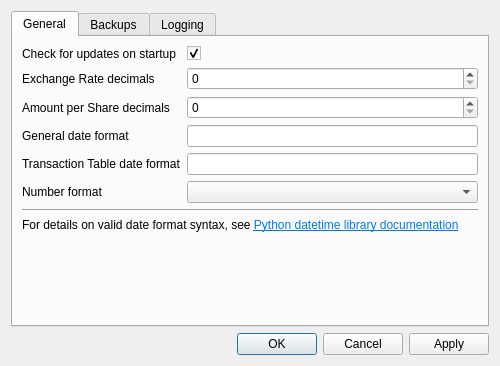
<?xml version="1.0" encoding="UTF-8"?>
<ui version="4.0">
 <class>SettingsForm</class>
 <widget class="QWidget" name="SettingsForm">
  <property name="windowModality">
   <enum>Qt::WindowModality::WindowModal</enum>
  </property>
  <property name="geometry">
   <rect>
    <x>0</x>
    <y>0</y>
    <width>500</width>
    <height>345</height>
   </rect>
  </property>
  <property name="windowTitle">
   <string>Settings</string>
  </property>
  <layout class="QVBoxLayout" name="verticalLayout">
   <item>
    <widget class="QTabWidget" name="tabWidget">
     <property name="toolTip">
      <string/>
     </property>
     <property name="currentIndex">
      <number>0</number>
     </property>
     <widget class="QWidget" name="generalTab">
      <property name="sizePolicy">
       <sizepolicy hsizetype="Preferred" vsizetype="MinimumExpanding">
        <horstretch>0</horstretch>
        <verstretch>0</verstretch>
       </sizepolicy>
      </property>
      <attribute name="title">
       <string>General</string>
      </attribute>
      <layout class="QVBoxLayout" name="verticalLayout_3" stretch="0,0,0,1">
       <item>
        <layout class="QFormLayout" name="formLayout">
         <item row="3" column="0">
          <widget class="QLabel" name="generalDateFormatLabel">
           <property name="text">
            <string>General date format</string>
           </property>
          </widget>
         </item>
         <item row="3" column="1">
          <widget class="QLineEdit" name="generalDateFormatLineEdit"/>
         </item>
         <item row="4" column="0">
          <widget class="QLabel" name="transactionTableDateFormatLabel">
           <property name="text">
            <string>Transaction Table date format</string>
           </property>
          </widget>
         </item>
         <item row="4" column="1">
          <widget class="QLineEdit" name="transactionTableDateFormatLineEdit"/>
         </item>
         <item row="1" column="0">
          <widget class="QLabel" name="exchangeRateDecimalsLabel">
           <property name="toolTip">
            <string>&lt;html&gt;&lt;head/&gt;&lt;body&gt;&lt;p&gt;Number of decimal places of Exchange Rate spinbox when manually setting Exchange Rate quote in Currencies Form.&lt;/p&gt;&lt;/body&gt;&lt;/html&gt;</string>
           </property>
           <property name="text">
            <string>Exchange Rate decimals</string>
           </property>
          </widget>
         </item>
         <item row="1" column="1">
          <widget class="QSpinBox" name="exchangeRateDecimalsSpinBox">
           <property name="toolTip">
            <string>&lt;html&gt;&lt;head/&gt;&lt;body&gt;&lt;p&gt;Number of decimal places of Exchange Rate spinbox when manually setting Exchange Rate quote in Currencies Form.&lt;/p&gt;&lt;/body&gt;&lt;/html&gt;</string>
           </property>
           <property name="minimum">
            <number>0</number>
           </property>
          </widget>
         </item>
         <item row="2" column="0">
          <widget class="QLabel" name="pricePerShareDecimalsLabel">
           <property name="toolTip">
            <string>&lt;html&gt;&lt;head/&gt;&lt;body&gt;&lt;p&gt;Number of decimal places of Amount per Share spinbox in Security Transaction Dialog.&lt;/p&gt;&lt;/body&gt;&lt;/html&gt;</string>
           </property>
           <property name="text">
            <string>Amount per Share decimals</string>
           </property>
          </widget>
         </item>
         <item row="2" column="1">
          <widget class="QSpinBox" name="pricePerShareDecimalsSpinBox">
           <property name="toolTip">
            <string>&lt;html&gt;&lt;head/&gt;&lt;body&gt;&lt;p&gt;Number of decimal places of Amount per Share spinbox in Security Transaction Dialog.&lt;/p&gt;&lt;/body&gt;&lt;/html&gt;</string>
           </property>
           <property name="minimum">
            <number>0</number>
           </property>
          </widget>
         </item>
         <item row="0" column="0">
          <widget class="QLabel" name="checkForUpdatesLabel">
           <property name="text">
            <string>Check for updates on startup</string>
           </property>
          </widget>
         </item>
         <item row="0" column="1">
          <widget class="QCheckBox" name="checkforUpdatesCheckBox">
           <property name="text">
            <string/>
           </property>
           <property name="checked">
            <bool>true</bool>
           </property>
          </widget>
         </item>
         <item row="5" column="0">
          <widget class="QLabel" name="numberFormatLabel">
           <property name="text">
            <string>Number format</string>
           </property>
          </widget>
         </item>
         <item row="5" column="1">
          <widget class="QComboBox" name="numberFormatComboBox"/>
         </item>
        </layout>
       </item>
       <item>
        <widget class="Line" name="line">
         <property name="orientation">
          <enum>Qt::Orientation::Horizontal</enum>
         </property>
        </widget>
       </item>
       <item>
        <widget class="QLabel" name="label">
         <property name="sizePolicy">
          <sizepolicy hsizetype="Preferred" vsizetype="Fixed">
           <horstretch>0</horstretch>
           <verstretch>0</verstretch>
          </sizepolicy>
         </property>
         <property name="text">
          <string>&lt;html&gt;&lt;head/&gt;&lt;body&gt;&lt;p&gt;For details on valid date format syntax, see &lt;a href=&quot;https://docs.python.org/3/library/datetime.html#strftime-and-strptime-format-codes&quot;&gt;&lt;span style=&quot; text-decoration: underline; color:#007af4;&quot;&gt;Python datetime library documentation&lt;/span&gt;&lt;/a&gt;&lt;/p&gt;&lt;/body&gt;&lt;/html&gt;</string>
         </property>
         <property name="wordWrap">
          <bool>true</bool>
         </property>
         <property name="openExternalLinks">
          <bool>true</bool>
         </property>
        </widget>
       </item>
       <item>
        <spacer name="verticalSpacer">
         <property name="orientation">
          <enum>Qt::Orientation::Vertical</enum>
         </property>
         <property name="sizeHint" stdset="0">
          <size>
           <width>20</width>
           <height>0</height>
          </size>
         </property>
        </spacer>
       </item>
      </layout>
     </widget>
     <widget class="QWidget" name="backupsTab">
      <attribute name="title">
       <string>Backups</string>
      </attribute>
      <layout class="QVBoxLayout" name="verticalLayout_4" stretch="0,0,1,0,0,0">
       <item>
        <layout class="QFormLayout" name="backupsFormLayout">
         <item row="0" column="0">
          <widget class="QLabel" name="backupsSizeLimitLabel">
           <property name="text">
            <string>Maximum backup directory size</string>
           </property>
          </widget>
         </item>
         <item row="0" column="1">
          <widget class="QSpinBox" name="backupsSizeLimitSpinBox">
           <property name="toolTip">
            <string>&lt;html&gt;&lt;head/&gt;&lt;body&gt;&lt;p&gt;1 MB = 1,000 kB&lt;br/&gt;1 GB = 1,000,000 kB&lt;/p&gt;&lt;/body&gt;&lt;/html&gt;</string>
           </property>
           <property name="showGroupSeparator" stdset="0">
            <bool>true</bool>
           </property>
           <property name="suffix">
            <string> kB</string>
           </property>
           <property name="maximum">
            <number>1000000000</number>
           </property>
           <property name="singleStep">
            <number>1</number>
           </property>
          </widget>
         </item>
        </layout>
       </item>
       <item>
        <widget class="QLabel" name="backupDirectoriesLabel">
         <property name="text">
          <string>Backup directories:</string>
         </property>
        </widget>
       </item>
       <item>
        <widget class="QListView" name="backupsListView">
         <property name="minimumSize">
          <size>
           <width>0</width>
           <height>50</height>
          </size>
         </property>
        </widget>
       </item>
       <item>
        <layout class="QHBoxLayout" name="backupsButtonHorizontalLayout">
         <item>
          <widget class="QPushButton" name="addBackupDirectoryButton">
           <property name="text">
            <string>Add directory</string>
           </property>
          </widget>
         </item>
         <item>
          <widget class="QPushButton" name="removeBackupDirectoryButton">
           <property name="text">
            <string>Remove directory</string>
           </property>
          </widget>
         </item>
         <item>
          <widget class="QPushButton" name="openBackupDirectoryButton">
           <property name="text">
            <string>Open directory in File Browser</string>
           </property>
          </widget>
         </item>
        </layout>
       </item>
       <item>
        <widget class="Line" name="backupsLine">
         <property name="orientation">
          <enum>Qt::Orientation::Horizontal</enum>
         </property>
        </widget>
       </item>
       <item>
        <widget class="QLabel" name="backupsDisclaimerLabel">
         <property name="sizePolicy">
          <sizepolicy hsizetype="Preferred" vsizetype="Fixed">
           <horstretch>0</horstretch>
           <verstretch>0</verstretch>
          </sizepolicy>
         </property>
         <property name="text">
          <string>&lt;html&gt;&lt;head/&gt;&lt;body&gt;&lt;p&gt;NOTE: A backup file is created in all backup directories whenever a file is opened or saved. Kapytal automatically deletes the contents of a backup directory, starting from the oldest file, if the size limit is exceeded. To keep any of the backups permanently, copy them elsewhere or set a very large size limit. Do not store any other data in the backup directories.&lt;/p&gt;&lt;/body&gt;&lt;/html&gt;</string>
         </property>
         <property name="alignment">
          <set>Qt::AlignmentFlag::AlignJustify|Qt::AlignmentFlag::AlignVCenter</set>
         </property>
         <property name="wordWrap">
          <bool>true</bool>
         </property>
        </widget>
       </item>
      </layout>
     </widget>
     <widget class="QWidget" name="logsTab">
      <property name="sizePolicy">
       <sizepolicy hsizetype="Preferred" vsizetype="Minimum">
        <horstretch>0</horstretch>
        <verstretch>0</verstretch>
       </sizepolicy>
      </property>
      <attribute name="title">
       <string>Logging</string>
      </attribute>
      <layout class="QVBoxLayout" name="verticalLayout_2">
       <item>
        <layout class="QFormLayout" name="logsFormLayout">
         <item row="0" column="0">
          <widget class="QLabel" name="logsSizeLimitLabel">
           <property name="text">
            <string>Maximum logs directory size</string>
           </property>
          </widget>
         </item>
         <item row="0" column="1">
          <widget class="QSpinBox" name="logsSizeLimitSpinBox">
           <property name="toolTip">
            <string>&lt;html&gt;&lt;head/&gt;&lt;body&gt;&lt;p&gt;1 MB = 1,000 kB&lt;br/&gt;1 GB = 1,000,000 kB&lt;/p&gt;&lt;/body&gt;&lt;/html&gt;</string>
           </property>
           <property name="showGroupSeparator" stdset="0">
            <bool>true</bool>
           </property>
           <property name="suffix">
            <string> kB</string>
           </property>
           <property name="maximum">
            <number>1000000000</number>
           </property>
          </widget>
         </item>
        </layout>
       </item>
       <item>
        <widget class="QPushButton" name="openLogsDirectoryButton">
         <property name="text">
          <string>Open logs directory in File Browser</string>
         </property>
        </widget>
       </item>
       <item>
        <widget class="Line" name="logsLine">
         <property name="orientation">
          <enum>Qt::Orientation::Horizontal</enum>
         </property>
        </widget>
       </item>
       <item>
        <widget class="QLabel" name="logsDisclaimerLabel">
         <property name="sizePolicy">
          <sizepolicy hsizetype="Preferred" vsizetype="Fixed">
           <horstretch>0</horstretch>
           <verstretch>0</verstretch>
          </sizepolicy>
         </property>
         <property name="text">
          <string>&lt;html&gt;&lt;head/&gt;&lt;body&gt;&lt;p&gt;NOTE: Logs contain records of all operations performed by Kapytal. A new log is created each time the program is launched. Logs contain potentially sensitive data entered into Kapytal by the user. The logs exist only locally and are not uploaded anywhere. The purpose of the logs is to provide debugging information if unexpected behaviour or an error occurs. Upon launch, Kapytal automatically deletes the oldest logs until the size limit is satisfied. Do not store any other data in the logs directories.&lt;/p&gt;&lt;/body&gt;&lt;/html&gt;</string>
         </property>
         <property name="alignment">
          <set>Qt::AlignmentFlag::AlignJustify|Qt::AlignmentFlag::AlignVCenter</set>
         </property>
         <property name="wordWrap">
          <bool>true</bool>
         </property>
        </widget>
       </item>
       <item>
        <spacer name="logsVerticalSpacer">
         <property name="orientation">
          <enum>Qt::Orientation::Vertical</enum>
         </property>
         <property name="sizeHint" stdset="0">
          <size>
           <width>20</width>
           <height>0</height>
          </size>
         </property>
        </spacer>
       </item>
      </layout>
     </widget>
    </widget>
   </item>
   <item>
    <widget class="QDialogButtonBox" name="buttonBox">
     <property name="standardButtons">
      <set>QDialogButtonBox::StandardButton::Apply|QDialogButtonBox::StandardButton::Cancel|QDialogButtonBox::StandardButton::Ok</set>
     </property>
    </widget>
   </item>
  </layout>
 </widget>
 <resources/>
 <connections/>
</ui>
